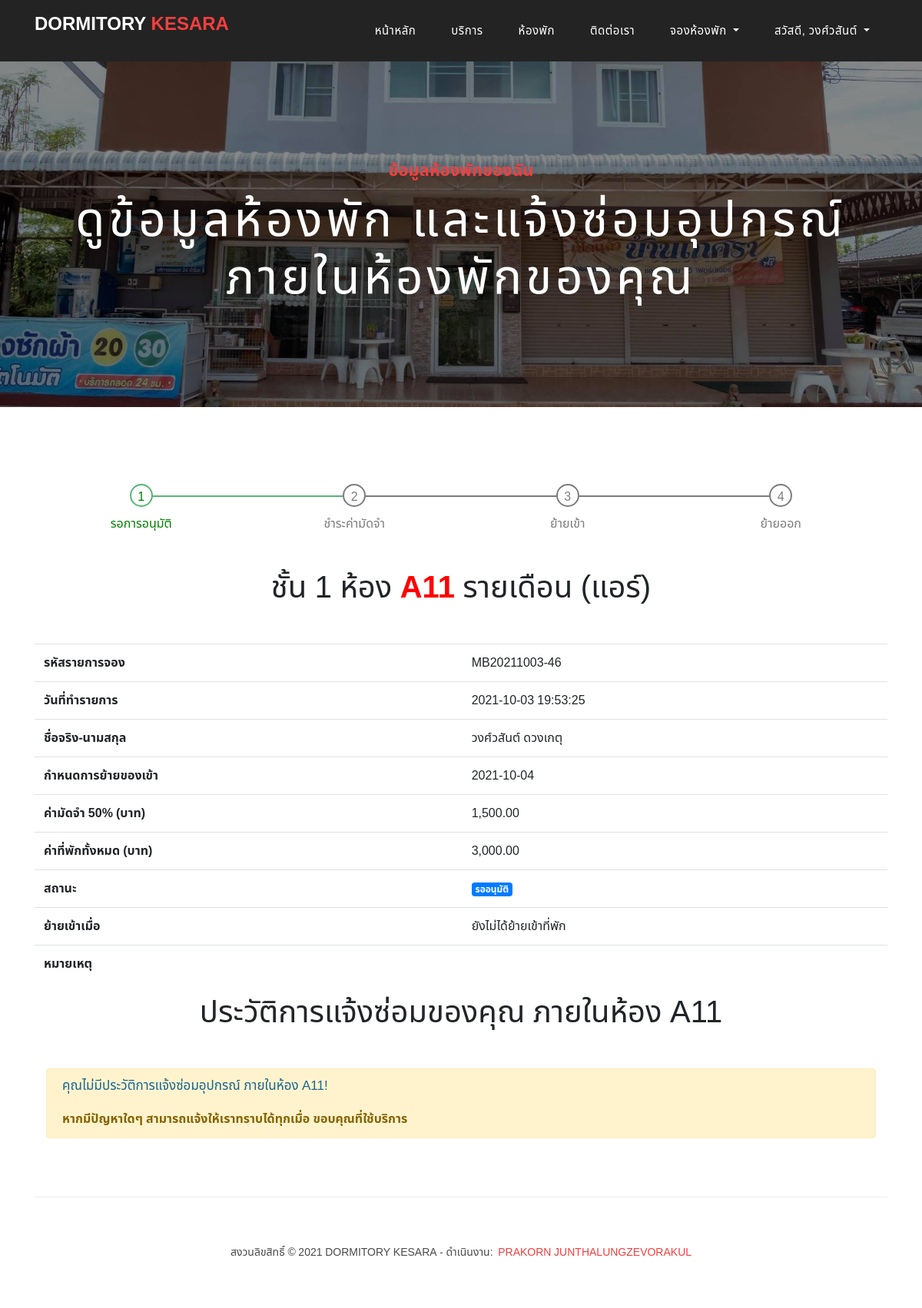
/current_book.php (signed in), run on the app's committed database.
### tables this page shows
CREATE TABLE `monthly_books` (
  `id` varchar(255) NOT NULL COMMENT 'รหัส',
  `customer_username` varchar(255) NOT NULL COMMENT 'ชื่อผู้ใช้งานลูกค้า',
  `schedule_move_in` date DEFAULT NULL COMMENT 'กำหนดการจะย้ายเข้า',
  `move_in_date` date DEFAULT NULL COMMENT 'วันที่ย้ายเข้า',
  `move_out_date` date DEFAULT NULL COMMENT 'วันที่ย้ายออก',
  `cost` decimal(10,2) NOT NULL COMMENT 'ค่าที่พัก',
  `monthly_room_id` varchar(255) NOT NULL COMMENT 'เลขห้อง',
  `status` varchar(255) NOT NULL COMMENT 'สถานะ',
  `note` text NOT NULL COMMENT 'หมายเหตุ',
  `created` timestamp NOT NULL DEFAULT current_timestamp() COMMENT 'วันที่สร้างข้อมูล',
  `updated` timestamp NOT NULL DEFAULT current_timestamp() ON UPDATE current_timestamp() COMMENT 'อัพเดตล่าสุด'
);

CREATE TABLE `monthly_rooms` (
  `id` varchar(255) NOT NULL COMMENT 'เลขห้อง',
  `type` int(11) NOT NULL COMMENT 'ประเภทห้อง',
  `floor` varchar(255) NOT NULL COMMENT 'ชั้น',
  `img_position` text NOT NULL COMMENT 'ไฟล์ภาพตำแหน่งห้อง',
  `active` varchar(255) NOT NULL DEFAULT 'พร้อมใช้งาน' COMMENT 'สถานะห้อง',
  `created` timestamp NOT NULL DEFAULT current_timestamp() COMMENT 'วันที่เพิ่มข้อมูล',
  `updated` timestamp NOT NULL DEFAULT current_timestamp() ON UPDATE current_timestamp() COMMENT 'อัพเดตล่าสุด'
);

CREATE TABLE `roomtypes` (
  `id` int(11) NOT NULL COMMENT 'รหัส',
  `name` varchar(255) NOT NULL COMMENT 'ชื่อประเภท',
  `type` varchar(255) NOT NULL COMMENT 'ชนิด',
  `description` text NOT NULL COMMENT 'รายละเอียด',
  `price` decimal(10,2) NOT NULL COMMENT 'ค่าห้อง',
  `img` text NOT NULL COMMENT 'ไฟล์ภาพ',
  `created` timestamp NOT NULL DEFAULT current_timestamp() COMMENT 'วันที่สร้างข้อมูล',
  `updated` timestamp NOT NULL DEFAULT current_timestamp() ON UPDATE current_timestamp() COMMENT 'อัพเดตล่าสุด'
);

### current_book.php (the view, shortened to what this page needs)
<?php
require_once('api/connect.php');
$sql = "SELECT current_book FROM customers WHERE username = ?";
$stmt = $pdo->prepare($sql);
$stmt->execute([$_SESSION['CUSTOMER_USERNAME']]);
$row = $stmt->fetchObject();
$current_book = $row->current_book;
if (!empty($current_book)) {
    $sql = "
        SELECT daily_books.id,customer_username,daterange,duration,check_in,check_out,time,cost,check_in_datetime,daily_room_id,status,note,name,floor,daily_books.created
        FROM daily_books,daily_rooms,roomtypes
        WHERE daily_books.daily_room_id=daily_rooms.id
        AND daily_rooms.type=roomtypes.id
        AND daily_books.id=?
    ";
    $stmt = $pdo->prepare($sql);
    $stmt->execute([$current_book]);
    $daily = $stmt->fetchObject();
    if (empty($daily)) {
        $sql = "
            SELECT monthly_books.id,customer_username,schedule_move_in,move_in_date,cost,monthly_room_id,status,note,name,floor,monthly_books.created
            FROM monthly_books,monthly_rooms,roomtypes
            WHERE monthly_books.monthly_room_id=monthly_rooms.id
            AND monthly_rooms.type=roomtypes.id
            AND monthly_books.id = ?
        ";
        $stmt = $pdo->prepare($sql);
        $stmt->execute([$current_book]);
        $monthly = $stmt->fetchObject();
        $sql = "SELECT * FROM repairs WHERE room_id=? AND customer_username=? ORDER BY created DESC";
        $stmt = $pdo->prepare($sql);
        $stmt->execute([$monthly->monthly_room_id, $_SESSION['CUSTOMER_USERNAME']]);
        $repairs = $stmt->fetchAll();
    }
}
?>
<!DOCTYPE html>
<html lang="en">
<head>
    <?php require_once('layouts/head.php'); ?>
</head>
<body>
    <?php require_once('layouts/menu.php'); ?>
    <div class="page-heading contact-heading header-text">
        <div class="container">
            <div class="row">
                <div class="col-md-12">
                    <div class="text-content">
                        <h4>ข้อมูลห้องพักของฉัน</h4>
                        <h2>ดูข้อมูลห้องพัก และแจ้งซ่อมอุปกรณ์ภายในห้องพักของคุณ</h2>
                    </div>
                </div>
            </div>
        </div>
    </div>
    <div class="find-us">
        <div class="container">
            <div class="row">
                <?php if (!empty($current_book)) : ?>
                    <?php if (!empty($daily)) : ?>
                        <div class="col-12 mb-5">
                            <ul class="progressbar">
                                <li class="active">รอการอนุมัติ</li>
                                <li class="<?= ($daily->status == "รอเช็คอิน" || $daily->status == "อยู่ระหว่างการเช็คอิน") ? 'active' : '' ?>">ชำระค่ามัดจำ</li>
                                <li class="<?= ($daily->status == "อยู่ระหว่างการเช็คอิน") ? 'active' : '' ?>">เช็คอิน</li>
                                <li>เช็คเอาท์</li>
                            </ul>
                        </div>
                        <div class="col-12 text-center mb-5">
                            <h1>
                                ชั้น <?= $daily->floor ?> ห้อง <strong style="color:red;"><?= $daily->daily_room_id ?></strong> <?= $daily->name ?>
                            </h1>
                        </div>
                        <div class="col-12">
                            <table class="table table-hover">
                                <tr>
                                    <th>รหัสรายการจอง</th>
                                    <td><?= $daily->id ?></td>
                                </tr>
                                <tr>
                                    <th>วันที่ทำรายการ</th>
                                    <td><?= $daily->created ?></td>
                                </tr>
                                <tr>
                                    <th>ชื่อจริง-นามสกุล</th>
                                    <td><?= $_SESSION['CUSTOMER_FIRSTNAME'] . " " . $_SESSION['CUSTOMER_LASTNAME'] ?></td>
                                </tr>
                                <tr>
                                    <th>ช่วงวันที่</th>
                                    <td><?= $daily->daterange ?></td>
                                </tr>
                                <tr>
                                    <th>ระยะเวลา</th>
                                    <td><?= $daily->duration ?> คืน</td>
                                </tr>
                                <tr>
                                    <th>กำหนดการเช็คอิน</th>
                                    <td><?= $daily->check_in ?> เวลา <?= $daily->time ?> น.</td>
                                </tr>
                                <tr>
                                    <th>กำหนดการเช็คเอาท์</th>
                                    <td><?= $daily->check_out ?> เวลา <?= $daily->time ?> น.</td>
                                </tr>
                                <tr>
                                    <th>ค่ามัดจำ 50% (บาท)</th>
                                    <td><?= number_format($daily->cost / 2, 2) ?></td>
                                </tr>
                                <tr>
                                    <th>ค่าที่พักทั้งหมด (บาท)</th>
                                    <td><?= number_format($daily->cost, 2) ?></td>
                                </tr>
                                <tr>
                                    <th>สถานะ</th>
                                    <td>
                                        <span class="badge badge-primary"><?= $daily->status ?></span>
                                        <?php if ($daily->status == "รอชำระค่ามัดจำ") : ?>
                                            <a style="color:red;" href="javascript:void(0)" onclick="dailyDeposit('<?= $daily->id ?>','<?= $daily->cost / 2 ?>')">คลิกชำระค่ามัดจำ!</a>
                                        <?php endif ?>
                                    </td>
                                </tr>
                                <tr>
                                    <th>เช็คอินเมื่อ</th>
                                    <td><?= ($daily->check_in_datetime == "" || $daily->check_in_datetime == null) ? 'ยังไม่ได้เช็คอินที่พัก' : $daily->check_in_datetime ?></td>
                                </tr>
                                <tr>
                                    <th>หมายเหตุ</th>
                                    <td><?= $daily->note ?></td>
                                </tr>
                            </table>
                        </div>
                    <?php elseif (!empty($monthly)) : ?>
                        <div class="col-12 mb-5">
                            <ul class="progressbar">
                                <li class="active">รอการอนุมัติ</li>
                                <li class="<?= ($monthly->status == "รอย้ายเข้า" || $monthly->status == "อยู่ระหว่างการเช่าห้อง") ? 'active' : '' ?>">ชำระค่ามัดจำ</li>
                                <li class="<?= ($monthly->status == "อยู่ระหว่างการเช่าห้อง") ? 'active' : '' ?>">ย้ายเข้า</li>
                                <li>ย้ายออก</li>
                            </ul>
                        </div>
                        <div class="col-12 text-center mb-5">
                            <h1>
                                ชั้น <?= $monthly->floor ?> ห้อง <strong style="color:red;"><?= $monthly->monthly_room_id ?></strong> <?= $monthly->name ?>
                            </h1>
                        </div>
                        <div class="col-12">
                            <table class="table table-hover">
                                <tr>
                                    <th>รหัสรายการจอง</th>
                                    <td><?= $monthly->id ?></td>
                                </tr>
                                <tr>
                                    <th>วันที่ทำรายการ</th>
                                    <td><?= $monthly->created ?></td>
                                </tr>
                                <tr>
                                    <th>ชื่อจริง-นามสกุล</th>
                                    <td><?= $_SESSION['CUSTOMER_FIRSTNAME'] . " " . $_SESSION['CUSTOMER_LASTNAME'] ?></td>
                                </tr>
                                <tr>
                                    <th>กำหนดการย้ายของเข้า</th>
                                    <td><?= $monthly->schedule_move_in ?></td>
                                </tr>
                                <tr>
                                    <th>ค่ามัดจำ 50% (บาท)</th>
                                    <td><?= number_format($monthly->cost / 2, 2) ?></td>
                                </tr>
                                <tr>
                                    <th>ค่าที่พักทั้งหมด (บาท)</th>
                                    <td><?= number_format($monthly->cost, 2) ?></td>
                                </tr>
                                <tr>
                                    <th>สถานะ</th>
                                    <td>
                                        <span class="badge badge-primary"><?= $monthly->status ?></span>
                                    </td>
                                </tr>
                                <tr>
                                    <th>ย้ายเข้าเมื่อ</th>
                                    <td><?= ($monthly->move_in_date == "" || $monthly->move_in_date == null) ? 'ยังไม่ได้ย้ายเข้าที่พัก' : $monthly->move_in_date ?></td>
                                </tr>
                                <tr>
                                    <th>หมายเหตุ</th>
                                    <td><?= $monthly->note ?></td>
                                </tr>
                            </table>
                            <div class="col-12">
                                <div class="text-center mb-5">
                                    <h1>ประวัติการแจ้งซ่อมของคุณ ภายในห้อง <?= $monthly->monthly_room_id ?></h1>
                                </div>
                                <?php if (count($repairs) > 0) : ?>
                                    <div class="table-responsive">
                                        <table class="table table-hover">
                                            <thead>
                                                <tr>
                                                    <th>วันที่แจ้ง</th>
                                                    <th>ข้อมูลแจ้งซ่อม</th>
                                                    <th>ภาพ</th>
                                                    <th>สถานะ</th>
                                                </tr>
                                            </thead>
                                            <tbody>
                                                <?php foreach ($repairs as $repair) { ?>
                                                    <tr>
                                                        <td><?= $repair['created'] ?></td>
                                                        <td>
                                                            รหัส: <span class="badge badge-primary"><?= $repair['id'] ?></span>
                                                            <br>
                                                            <hr>
                                                            หัวข้อ: <?= $repair['topic'] ?> <br>
                                                            รายละเอียด: <?= $repair['description'] ?>
                                                        </td>
                                                        <td>
                                                            <?php if ($repair['img'] != "") : ?>
                                                                <button class="btn btn-info" onclick="viewImage('<?= $repair['img'] ?>')">ดูภาพ</button>
                                                            <?php else : ?>
                                                                ไม่มีภาพ
                                                            <?php endif ?>
                                                        </td>
                                                        <td><?= $repair['status'] ?></td>
                                                    </tr>
                                                <?php } ?>
                                            </tbody>
                                        </table>
                                    </div>
                                <?php else : ?>
                                    <div class="alert alert-warning" role="alert">
                                        <h4 class="alert-heading">คุณไม่มีประวัติการแจ้งซ่อมอุปกรณ์ ภายในห้อง <?= $monthly->monthly_room_id ?>!</h4>
                                        <strong>หากมีปัญหาใดๆ สามารถแจ้งให้เราทราบได้ทุกเมื่อ ขอบคุณที่ใช้บริการ</strong>
                                    </div>
                                <?php endif ?>
                            </div>
                        </div>
                    <?php endif ?>
                <?php endif ?>
            </div>
        </div>
    </div>
    <?php require_once('layouts/footer.php'); ?>
</body>
</html>

### assets/css/templatemo-sixteen.css (style rules this page uses)
body { font-family: "Noto Sans Thai", sans-serif; overflow-x: hidden; text-rendering: optimizeLegibility; -webkit-font-smoothing: antialiased; -moz-osx-font-smoothing: grayscale; }
ul { padding: 0; margin: 0; list-style: none; }
h1, h2, h3, h4, h5, h6 { margin: 0px; }
.contact-heading { background-image: url(../images/contact-heading.jpg); }
.page-heading { padding: 210px 0px 130px 0px; text-align: center; background-position: center center; background-repeat: no-repeat; background-size: cover; }
.page-heading .text-content h4 { color: #f33f3f; font-size: 22px; text-transform: uppercase; font-weight: 700; margin-bottom: 15px; }
.page-heading .text-content h2 { color: #fff; font-size: 62px; text-transform: uppercase; letter-spacing: 5px; }
.find-us { margin-top: 100px; }
.find-us h4 { font-size: 17px; color: #1a6692; margin-bottom: 20px; }

### current_book.php (style rules this page uses)
.progressbar { counter-reset: step; }
.progressbar li { list-style-type: none; width: 25%; float: left; font-size: 16px; position: relative; text-align: center; text-transform: uppercase; color: #7d7d7d; }
.progressbar li:before { width: 30px; height: 30px; content: counter(step); counter-increment: step; line-height: 30px; border: 2px solid #7d7d7d; display: block; text-align: center; margin: 0 auto 10px auto; border-radius: 50%; background-color: white; }
.progressbar li:after { width: 100%; height: 2px; content: ''; position: absolute; background-color: #7d7d7d; top: 15px; left: -50%; z-index: -1; }
.progressbar li:first-child:after { content: none; }
.progressbar li.active { color: green; }
.progressbar li.active:before { border-color: #55b776; }
.progressbar li.active+li:after { background-color: #55b776; }

### data on the page
monthly_books: monthly_room.floor "1", monthly_room "A11", roomtypes.name "รายเดือน (แอร์)", id "MB20211003-46", created "2021-10-03 19:53:25", schedule_move_in "2021-10-04", $monthly->cost/2 "1,500.00", cost "3,000.00", status "รออนุมัติ"

### other printed values
$_SESSION['CUSTOMER_FIRSTNAME'] "วงศ์วสันต์"
$_SESSION['CUSTOMER_LASTNAME'] "ดวงเกตุ"
